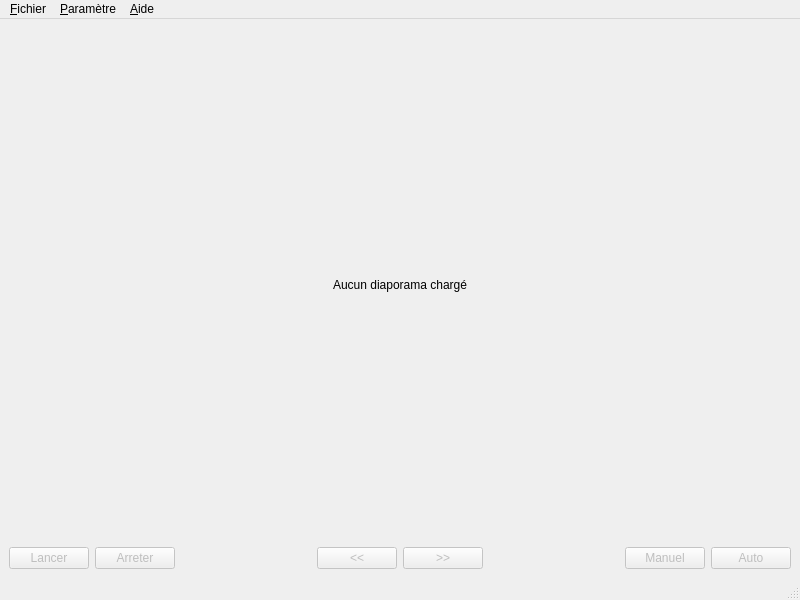
<?xml version="1.0" encoding="UTF-8"?>
<ui version="4.0">
 <class>lecteurvue</class>
 <widget class="QMainWindow" name="lecteurvue">
  <property name="geometry">
   <rect>
    <x>0</x>
    <y>0</y>
    <width>800</width>
    <height>600</height>
   </rect>
  </property>
  <property name="windowTitle">
   <string>Lecteur de diaporama</string>
  </property>
  <widget class="QWidget" name="centralwidget">
   <layout class="QVBoxLayout" name="verticalLayout" stretch="1,0">
    <item>
     <layout class="QHBoxLayout" name="horizontalLayout_3">
      <item>
       <spacer name="horizontalSpacer_3">
        <property name="orientation">
         <enum>Qt::Horizontal</enum>
        </property>
        <property name="sizeHint" stdset="0">
         <size>
          <width>40</width>
          <height>20</height>
         </size>
        </property>
       </spacer>
      </item>
      <item>
       <widget class="QLabel" name="lbImage">
        <property name="text">
         <string>Aucun diaporama chargé</string>
        </property>
       </widget>
      </item>
      <item>
       <spacer name="horizontalSpacer_4">
        <property name="orientation">
         <enum>Qt::Horizontal</enum>
        </property>
        <property name="sizeHint" stdset="0">
         <size>
          <width>40</width>
          <height>20</height>
         </size>
        </property>
       </spacer>
      </item>
     </layout>
    </item>
    <item>
     <layout class="QHBoxLayout" name="horizontalLayout">
      <item>
       <widget class="QPushButton" name="bLancer">
        <property name="enabled">
         <bool>false</bool>
        </property>
        <property name="text">
         <string>Lancer</string>
        </property>
       </widget>
      </item>
      <item>
       <widget class="QPushButton" name="bArreter">
        <property name="enabled">
         <bool>false</bool>
        </property>
        <property name="text">
         <string>Arreter</string>
        </property>
       </widget>
      </item>
      <item>
       <spacer name="horizontalSpacer">
        <property name="orientation">
         <enum>Qt::Horizontal</enum>
        </property>
        <property name="sizeHint" stdset="0">
         <size>
          <width>40</width>
          <height>20</height>
         </size>
        </property>
       </spacer>
      </item>
      <item>
       <widget class="QPushButton" name="bPrecedent">
        <property name="enabled">
         <bool>false</bool>
        </property>
        <property name="text">
         <string>&lt;&lt;</string>
        </property>
       </widget>
      </item>
      <item>
       <widget class="QPushButton" name="bSuivant">
        <property name="enabled">
         <bool>false</bool>
        </property>
        <property name="text">
         <string>&gt;&gt;</string>
        </property>
       </widget>
      </item>
      <item>
       <spacer name="horizontalSpacer_2">
        <property name="orientation">
         <enum>Qt::Horizontal</enum>
        </property>
        <property name="sizeHint" stdset="0">
         <size>
          <width>40</width>
          <height>20</height>
         </size>
        </property>
       </spacer>
      </item>
      <item>
       <widget class="QPushButton" name="bManuel">
        <property name="enabled">
         <bool>false</bool>
        </property>
        <property name="text">
         <string>Manuel</string>
        </property>
       </widget>
      </item>
      <item>
       <widget class="QPushButton" name="bAuto">
        <property name="enabled">
         <bool>false</bool>
        </property>
        <property name="text">
         <string>Auto</string>
        </property>
       </widget>
      </item>
     </layout>
    </item>
   </layout>
  </widget>
  <widget class="QMenuBar" name="menubar">
   <property name="geometry">
    <rect>
     <x>0</x>
     <y>0</y>
     <width>800</width>
     <height>25</height>
    </rect>
   </property>
   <widget class="QMenu" name="menu_Fichier">
    <property name="title">
     <string>&amp;Fichier</string>
    </property>
    <addaction name="actionQuitter"/>
   </widget>
   <widget class="QMenu" name="menu_Param_tre">
    <property name="title">
     <string>&amp;Paramètre</string>
    </property>
    <addaction name="actionCharger_diaporama"/>
    <addaction name="actionEnlever_diaporama"/>
    <addaction name="actionVitesse_de_defilement"/>
   </widget>
   <widget class="QMenu" name="menu_Aide">
    <property name="title">
     <string>&amp;Aide</string>
    </property>
    <addaction name="actionA_propos_de"/>
   </widget>
   <addaction name="menu_Fichier"/>
   <addaction name="menu_Param_tre"/>
   <addaction name="menu_Aide"/>
  </widget>
  <widget class="QStatusBar" name="statusbar"/>
  <action name="actionVitesse_de_defilement">
   <property name="text">
    <string>Vitesse de défilement</string>
   </property>
  </action>
  <action name="actionEnlever_diaporama">
   <property name="text">
    <string>Enlever diaporama</string>
   </property>
  </action>
  <action name="actionCharger_diaporama">
   <property name="text">
    <string>Charger diaporama</string>
   </property>
  </action>
  <action name="actionA_propos_de">
   <property name="text">
    <string>A propos de...</string>
   </property>
  </action>
  <action name="actionQuitter">
   <property name="text">
    <string>Quitter</string>
   </property>
  </action>
 </widget>
 <resources/>
 <connections/>
</ui>
